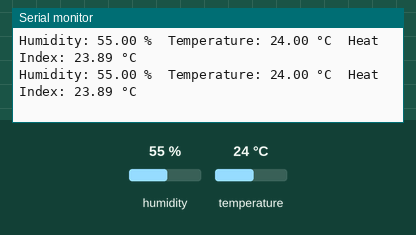
This sketch was run on a simulated Arduino Uno, built with avr-gcc and run on an emulated ATmega328P. Shown: the last lines printed to the serial monitor. Inputs (shaded band) come from the test bench; at power-on: humidity 55 %, temperature 24 °C.

Above: at 4.8 s.
4.9 s: humidity set to 22 %
At 6.7 s:
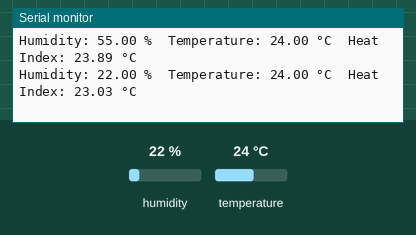
7.9 s: temperature set to 12 °C
At 9.2 s:
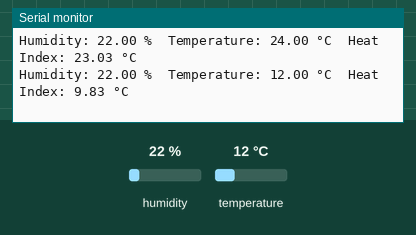
10.9 s: humidity set to 40 %
At 12.8 s:
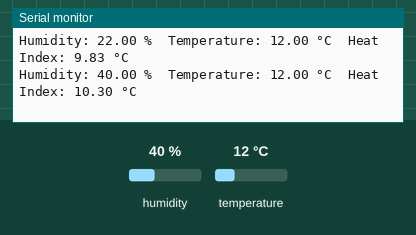
Timing chart, 0 to 14.3 s (numbered marks = the images above; inputs shaded):
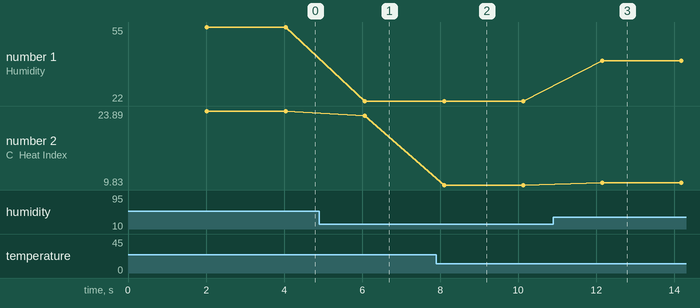

The sketch:

Tmp_HU.ino
```cpp
#include <DHT.h>

#define DHTPIN 7    // Pin connected to the DATA pin of the sensor
#define DHTTYPE DHT11   // Define DHT type (DHT11, DHT22)

// Initialize DHT sensor
DHT dht(DHTPIN, DHTTYPE);

void setup() {
  Serial.begin(9600);
  dht.begin(); // Start the DHT sensor
}

void loop() {
  // Wait a few seconds between measurements
  delay(2000);

  // Reading temperature or humidity takes about 250 milliseconds!
  // Sensor readings may also be up to 2 seconds 'old' (it's a slow sensor)
  float humidity = dht.readHumidity();
  float temperature = dht.readTemperature();

  // Check if any reads failed and exit early (to try again).
  if (isnan(humidity) || isnan(temperature)) {
    Serial.println("Failed to read from DHT sensor!");
    return;
  }

  // Compute heat index in Celsius (isFahrenheit = false)
  float heatIndex = dht.computeHeatIndex(temperature, humidity, false);

  // Print temperature and humidity values to the Serial Monitor
  Serial.print("Humidity: ");
  Serial.print(humidity);
  Serial.print(" %\t");
  Serial.print("Temperature: ");
  Serial.print(temperature);
  Serial.print(" °C\t");
  Serial.print("Heat Index: ");
  Serial.print(heatIndex);
  Serial.println(" °C");
}
```

Measured:
- after the input at 4.9 s, the serial monitor: prints a new line after 1.2 s (image 1)
- after the input at 7.9 s, the serial monitor: prints a new line after 0.20 s (image 2)
- after the input at 10.9 s, the serial monitor: prints a new line after 1.2 s (image 3)
- plotted number 1: 55 → 22 after the input at 4.9 s, 22 → 40 after the input at 10.9 s
- plotted number 2: 23.89 → 23.03 after the input at 4.9 s, 23.03 → 9.83 after the input at 7.9 s, 9.83 → 10.3 after the input at 10.9 s
